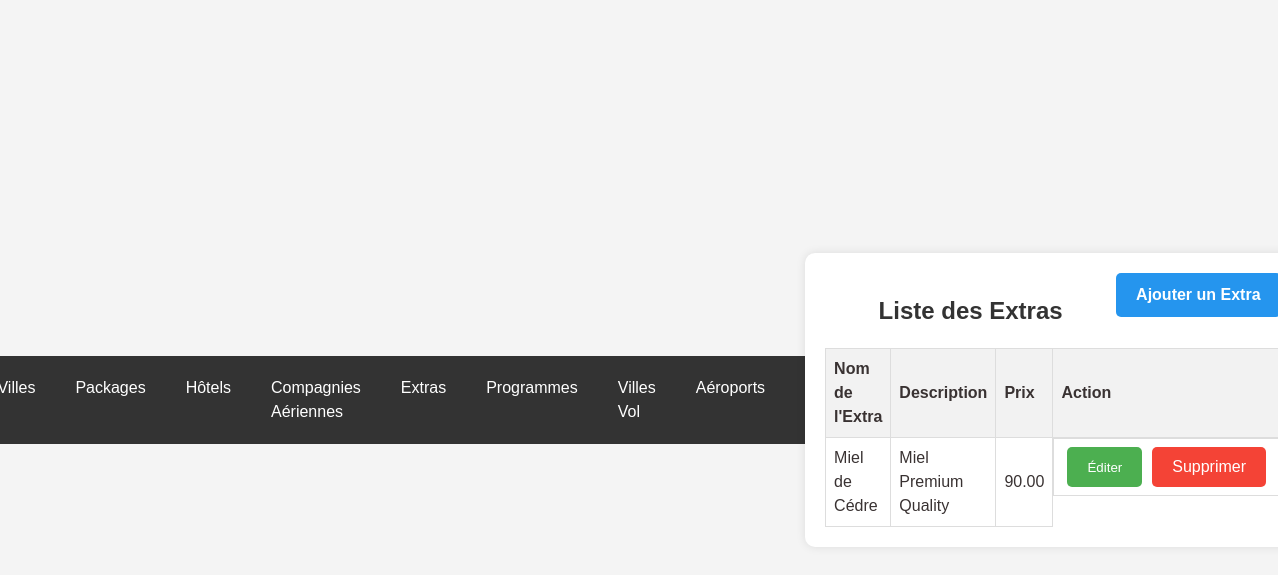
Before: /list_extra.php (signed in) with the older database file.
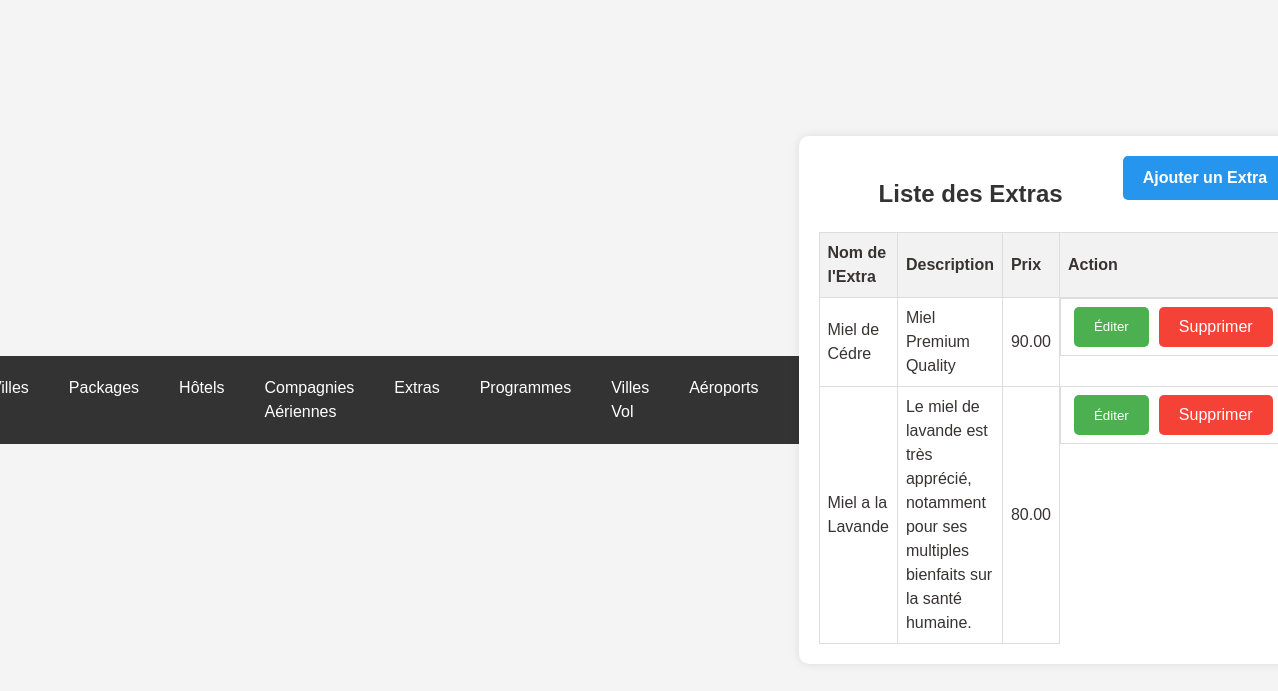
After: the same page with the newer database file.
### tables this page shows
CREATE TABLE `extras` (
  `id` int(11) NOT NULL,
  `nom` varchar(255) NOT NULL,
  `description` text DEFAULT NULL,
  `prix` decimal(10,2) NOT NULL
);

### list_extra.php (the view, shortened to what this page needs)
<!DOCTYPE html>
<html lang="fr">
<head>
    <link rel="stylesheet" href="styles.css">
    <?php include 'header.php'; ?>
</head>
<body>
    <div class="container">
        <a href="ajout_extra.php" class='btn-add'><b>Ajouter un Extra</b></a>
        <h2 class="text-center">Liste des Extras</h2>
        <table class="table table-bordered">
            <thead>
                <tr>
                    <th>Nom de l'Extra</th>
                    <th>Description</th>
                    <th>Prix</th>
                    <th>Action</th>
                </tr>
            </thead>
            <tbody>
                <?php
                include 'db.php';
                $sql_extras = "SELECT * FROM extras";
                $result_extras = mysqli_query($conn, $sql_extras);
                if (mysqli_num_rows($result_extras) > 0) {
                    while ($row_extra = mysqli_fetch_assoc($result_extras)) {
                        echo "<tr>";
                        echo "<td>" . $row_extra['nom'] . "</td>";
                        echo "<td>" . $row_extra['description'] . "</td>";
                        echo "<td>" . $row_extra['prix'] . "</td>";
                        echo "<td class='btn-group'>";
                        echo "<button class='btn btn-edit' onclick=\"window.location.href='edit_extra.php?id=" . $row_extra['id'] . "'\">Éditer</button>";
                        echo "<a class='btn btn-delete' href='delete_extra.php?id=" . $row_extra['id'] . "' onclick=\"return confirm('Êtes-vous sûr de vouloir supprimer cet extra?')\">Supprimer</a>";
                        echo "</td>";
                        echo "</tr>";
                    }
                } else {
                    echo "<tr><td colspan='4'>Aucun extra disponible pour le moment.</td></tr>";
                }
                ?>
            </tbody>
        </table>
    </div>
</body>
</html>

Changed rows visible on the page:
added extras: nom "Miel a la Lavande", description "Le miel de lavande est très apprécié, notamment pour ses multiples bienfaits sur la santé humaine.", prix "80.00"
